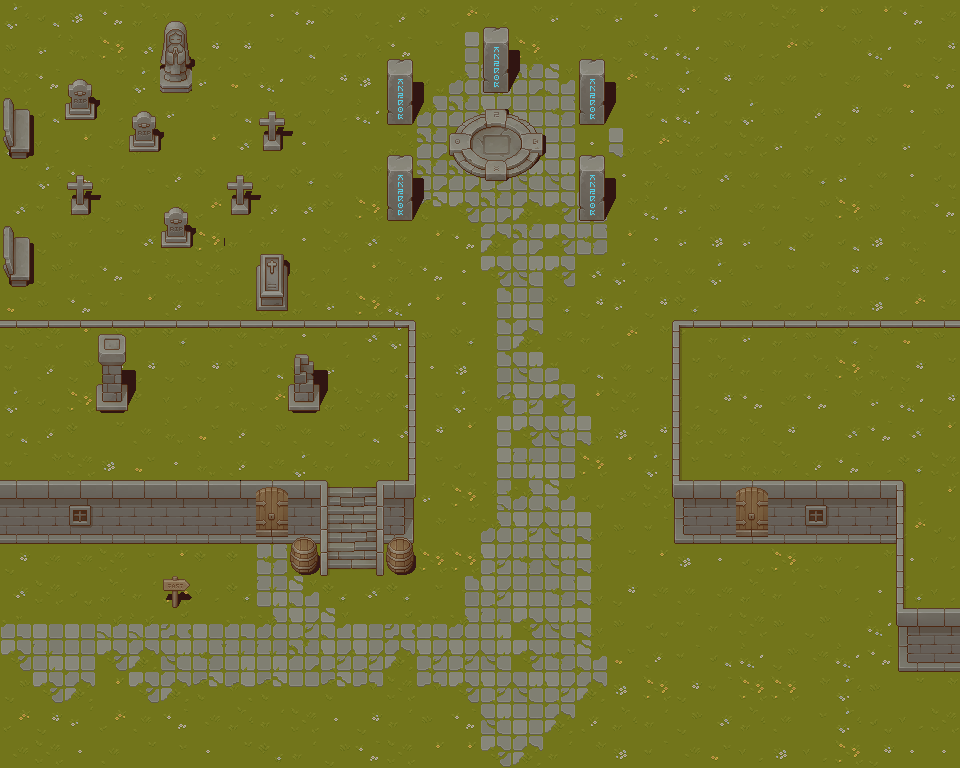

Tiled map render using the project's own tile images. Description and the map definition, with tile-layer contents summarised, below:
An orthogonal 30x24 tile map with 32x32 px tiles, 5 tile layers (Tile Layer 3, Tile Layer 1, Tile Layer 5, Tile Layer 2, ...), 5 tilesets.

<map version="1.10" tiledversion="1.10.1" orientation="orthogonal" renderorder="right-down" width="30" height="24" tilewidth="32" tileheight="32" infinite="0" nextlayerid="7" nextobjectid="1">
 <tileset firstgid="1" source="tilesets/TX Tileset Wall.tsx" />
 <tileset firstgid="257" source="tilesets/TX Props.tsx" />
 <tileset firstgid="513" source="tilesets/TX Tileset Grass.tsx" />
 <tileset firstgid="577" source="tilesets/TX Struct.tsx" />
 <tileset firstgid="833" source="tilesets/TX Shadow.tsx" />
 <layer id="3" name="Tile Layer 3" width="30" height="24">
  <data>[720 cells, 717 non-empty, 32 distinct tile ids]</data>
 </layer>
 <layer id="1" name="Tile Layer 1" width="30" height="24">
  <data>[720 cells, 257 non-empty, 69 distinct tile ids]</data>
 </layer>
 <layer id="6" name="Tile Layer 5" width="30" height="24">
  <data>[720 cells, 32 non-empty, 16 distinct tile ids]</data>
 </layer>
 <layer id="2" name="Tile Layer 2" width="30" height="24">
  <data>[720 cells, 69 non-empty, 43 distinct tile ids]</data>
 </layer>
 <layer id="5" name="Tile Layer 4" width="30" height="24">
  <data>[720 cells, 15 non-empty, 5 distinct tile ids]</data>
 </layer>
</map>
